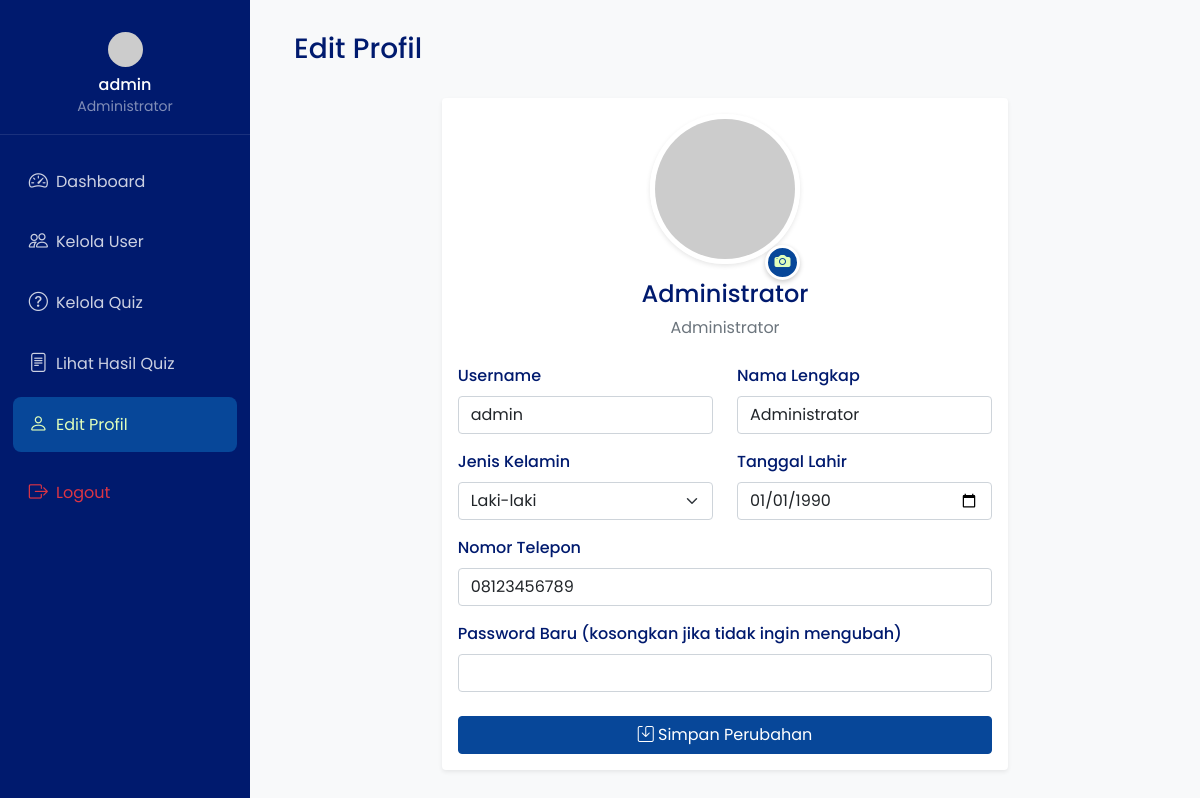
Screenshot of /admin/profile.php (signed in) with the database file from the repository.
### tables this page shows
CREATE TABLE users (
    id INT PRIMARY KEY AUTO_INCREMENT,
    username VARCHAR(50) NOT NULL,
    password VARCHAR(255) NOT NULL,
    full_name VARCHAR(100) DEFAULT NULL,
    gender CHAR(1) DEFAULT NULL,
    birth_date DATE DEFAULT NULL,
    phone VARCHAR(20) DEFAULT NULL,
    profile_photo VARCHAR(255) DEFAULT NULL,
    total_score INT DEFAULT 0,
    role VARCHAR(20) NOT NULL DEFAULT 'user',
    created_at TIMESTAMP DEFAULT CURRENT_TIMESTAMP,
    updated_at TIMESTAMP DEFAULT CURRENT_TIMESTAMP ON UPDATE CURRENT_TIMESTAMP,
    deleted_at TIMESTAMP NULL DEFAULT NULL
);

### admin/profile.php (the view, shortened to what this page needs)
<?php
require_once '../config/config.php';
$id = $_SESSION['user_id'];
$query = "SELECT * FROM users WHERE id = '$id'";
$result = mysqli_query($conn, $query);
$user = mysqli_fetch_assoc($result);
function getProfilePhotoUrl($user) {
    return 'https://ui-avatars.com/api/?name=' . urlencode($user['full_name'] ?? $user['username']) . '&background=random';
}
?>
<!DOCTYPE html>
<html>
<head>
    <link href="https://cdn.jsdelivr.net/npm/bootstrap@5.1.3/dist/css/bootstrap.min.css" rel="stylesheet">
    <link href="https://cdn.jsdelivr.net/npm/bootstrap-icons@1.7.2/font/bootstrap-icons.css" rel="stylesheet">
    <link href="/assets/css/style.css" rel="stylesheet">
    <link href="/assets/css/sidebar.css" rel="stylesheet">
</head>
<body class="bg-light">
    <?php include 'components/sidebar.php'; ?>
    <div class="main-content">
        <div class="container-fluid">
            <div class="d-flex justify-content-between align-items-center mb-4">
                <h3 class="text-primary-dark">Edit Profil</h3>
            </div>
            <div class="row justify-content-center">
                <div class="col-md-8">
                    <div class="card shadow-sm">
                        <div class="card-body">
                            <div class="text-center mb-4">
                                <div class="position-relative d-inline-block">
                                    <img src="<?php echo getProfilePhotoUrl($user); ?>"
                                         class="profile-image mb-3" alt="Profile" id="preview-photo">
                                    <label for="photo-input" class="upload-photo-btn">
                                        <i class="bi bi-camera-fill"></i>
                                    </label>
                                </div>
                                <h4 class="text-primary-dark"><?php echo $user['full_name'] ?? $user['username']; ?></h4>
                                <p class="text-secondary">Administrator</p>
                            </div>
                            <form method="POST" enctype="multipart/form-data">
                                <div class="row">
                                    <div class="col-md-6 mb-3">
                                        <label class="form-label">Username</label>
                                        <input type="text" name="username" class="form-control"
                                               value="<?php echo htmlspecialchars($user['username']); ?>" required>
                                    </div>
                                    <div class="col-md-6 mb-3">
                                        <label class="form-label">Nama Lengkap</label>
                                        <input type="text" name="full_name" class="form-control"
                                               value="<?php echo htmlspecialchars($user['full_name']); ?>">
                                    </div>
                                </div>
                                <div class="row">
                                    <div class="col-md-6 mb-3">
                                        <label class="form-label">Jenis Kelamin</label>
                                        <select name="gender" class="form-select">
                                            <option value="L" <?php echo ($user['gender'] == 'L') ? 'selected' : ''; ?>>Laki-laki</option>
                                        </select>
                                    </div>
                                    <div class="col-md-6 mb-3">
                                        <label class="form-label">Tanggal Lahir</label>
                                        <input type="date" name="birth_date" class="form-control"
                                               value="<?php echo $user['birth_date']; ?>">
                                    </div>
                                </div>
                                <div class="mb-3">
                                    <label class="form-label">Nomor Telepon</label>
                                    <input type="tel" name="phone" class="form-control"
                                           value="<?php echo htmlspecialchars($user['phone']); ?>">
                                </div>
                                <div class="mb-4">
                                    <label class="form-label">Password Baru (kosongkan jika tidak ingin mengubah)</label>
                                    <input type="password" name="password" class="form-control">
                                </div>
                                <div class="d-grid">
                                    <button type="submit" name="update" class="btn btn-primary">
                                        <i class="bi bi-save"></i> Simpan Perubahan
                                    </button>
                                </div>
                            </form>
                        </div>
                    </div>
                </div>
            </div>
        </div>
    </div>
</body>
</html>

### assets/css/style.css (style rules this page uses)
:root { --primary-dark: #001A6E; --primary: #074799; --secondary: #009990; --light: #E1FFBB; --white: #ffffff; --gray: #6c757d; --success: #28a745; --danger: #dc3545; --font-family: 'Poppins', sans-serif; }
.btn-primary { background-color: var(--primary); border-color: var(--primary); }
.profile-image { width: 150px; height: 150px; border-radius: 50%; object-fit: cover; border: 5px solid var(--white); box-shadow: 0 2px 5px rgba(0,0,0,0.1); }
.upload-photo-btn { position: absolute; bottom: 0; right: 0; width: 35px; height: 35px; background: var(--primary); border-radius: 50%; display: flex; align-items: center; justify-content: center; color: var(--light); cursor: pointer; transition: all 0.3s ease; border: 3px solid var(--white); box-shadow: 0 2px 5px rgba(0,0,0,0.2); }
.card { border: none; box-shadow: 0 2px 10px rgba(0,0,0,0.1); }
.form-label { font-weight: 500; color: var(--primary-dark); }
.text-primary-dark { color: var(--primary-dark) !important; }
body { font-family: var(--font-family); }
h1, h2, h3, h4, h5, h6, .form-label { font-family: var(--font-family); }

### assets/css/sidebar.css (style rules this page uses)
.main-content { margin-left: 250px; padding: 2rem; transition: all 0.3s; }

### rows the page displays
users: full_name "Administrator", username "admin", gender "Laki-laki", birth_date "01/01/1990", phone "08123456789"

### other values shown
$_SESSION['username'] "admin"
